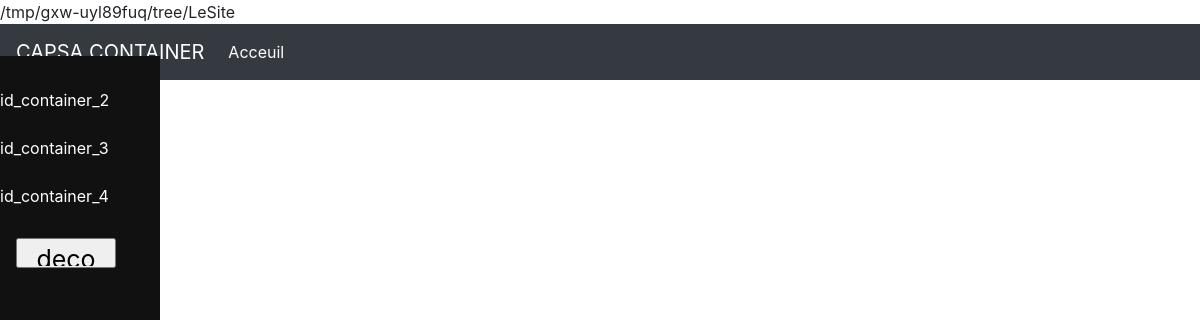
/LeSite/EcranVue.php, run on the app's committed database.
### tables this page shows
CREATE TABLE `container` (
  `id_container` int(11) NOT NULL,
  `id_container_type` int(11) NOT NULL,
  `date_acquisition` datetime NOT NULL,
  `date_fin` datetime DEFAULT NULL,
  `libelle` varchar(255) NOT NULL
);

### LeSite/EcranVue.php (the view, shortened to what this page needs)
<?php include './assets/inc/application_include.php'; ?>
<?php
  print_r(realpath("."));
?>
<html>
    <head>
        <?php include $MyHomePath.'assets/inc/head.php'; ?>
    </head>
	<body>
        <nav class="navbar navbar-expand-lg navbar-dark bg-dark">
          	<a class="navbar-brand" href="#">CAPSA CONTAINER</a>
          	<div class="collapse navbar-collapse" id="navbarColor01">
            	<ul class="navbar-nav mr-auto" >
              		<li class="nav-item active">
                		<a class="nav-link" href="#">Acceuil <span class="sr-only">(current)</span></a>
              		</li>
	            </ul>
          	</div>
        </nav>
        <div class="col-md-12">
          </div>
<div class="sidenav">
<a href='#'><?php  ?></a>
<?php
$connection=mysqli_connect("localhost", "root", "", "capsadomotique");
$requete=mysqli_query($connection,"SELECT id_container FROM container");
mysqli_fetch_array($requete);
?>
<div id='#id_container'><?php
while($resultat=mysqli_fetch_array($requete)) {
    echo 'id_container_'. $resultat['id_container']."<br>"."<br>";
 }
?>
<a href="#"><input type="button" value="deco" style="width:100px; height:30px;"></a>
</div>
</div>
  	</body>
</html>

### LeSite/EcranVue.php (style rules this page uses)
body { font-family: "Lato", sans-serif; }
.sidenav { height: 100%; width: 160px; position: fixed; z-index: 1; top: 56; left: 0; background-color: #111; overflow-x: hidden; padding-top: 20px; color: white; }
.sidenav a { padding: 6px 8px 6px 16px; text-decoration: none; font-size: 25px; color: #818181; display: block; }

### data on the page
container: id_container "2"
container: id_container "3"
container: id_container "4"
